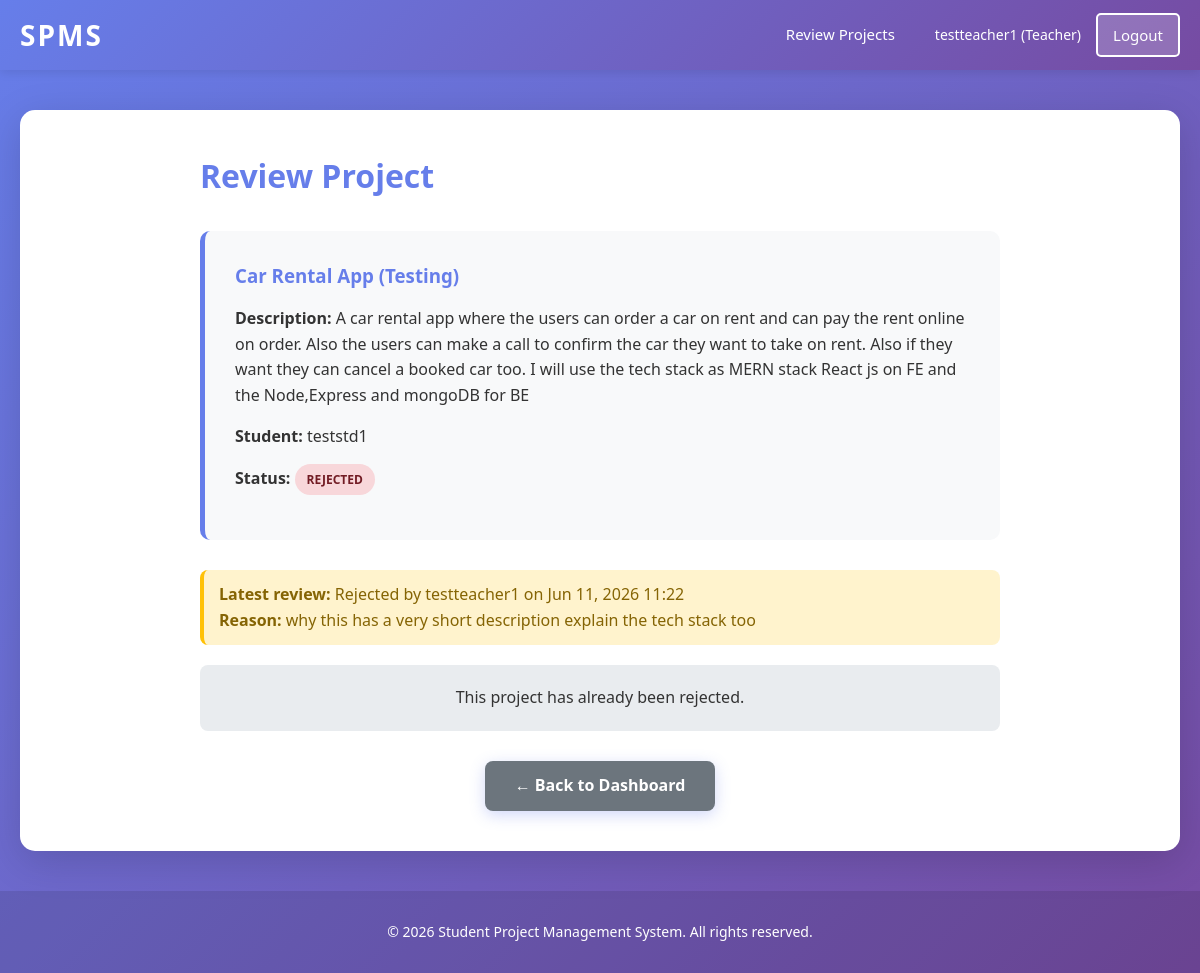
The page /review/1/ (signed in) on the database its author committed.
### projects/models.py (models this page shows, shortened)
class Project(models.Model):
    STATUS = (
        ('pending', 'Pending'),
        ('approved', 'Approved'),
        ('rejected', 'Rejected'),
    )
    title = models.CharField(max_length=200)
    description = models.TextField()
    status = models.CharField(max_length=20, choices=STATUS, default='pending')
    student = models.ForeignKey(User, on_delete=models.CASCADE)

class ProjectReview(models.Model):
    REVIEW_STATUS = (
        ('approved', 'Approved'),
        ('rejected', 'Rejected'),
    )
    project = models.ForeignKey(Project, on_delete=models.CASCADE, related_name='reviews')
    reviewed_by = models.ForeignKey(User, on_delete=models.SET_NULL, null=True, blank=True, related_name='project_reviews')
    status = models.CharField(max_length=20, choices=REVIEW_STATUS)
    reason = models.TextField(blank=True)
    reviewed_at = models.DateTimeField(auto_now_add=True)
    class Meta:
        ordering = ['-reviewed_at']

### projects/views.py (the view, shortened to what this page needs)
# urls.py: path('review/<int:project_id>/', review_project, name='review_project'),
@login_required
def review_project(request, project_id):
    user_role = get_user_role(request.user)
    if user_role != 'teacher':
        messages.error(request, 'Access denied. Teachers only.')
        return redirect('dashboard')
    project = get_object_or_404(Project, id=project_id)
    latest_review = project.reviews.order_by('-reviewed_at').first()
    return render(request, 'project_review.html', {'project': project, 'user_role': user_role, 'latest_review': latest_review})

### projects/views.py (called while the page is built)
def get_user_role(user):
    try:
        profile = Profile.objects.get(user=user)
        return profile.role
    except Profile.DoesNotExist:
        return 'student'

### templates/project_review.html (shortened to what this page needs)
{% extends 'base.html' %}
{% block content %}
<div style="max-width: 800px; margin: 0 auto;">
  <h2>Review Project</h2>
  <div class="project-review-card" style="background: #f8f9fa; padding: 30px; border-radius: 10px; margin-bottom: 30px;">
    <h3 style="color: #667eea; margin-bottom: 15px;">{{ project.title }}</h3>
    <p style="margin-bottom: 15px; line-height: 1.6;"><strong>Description:</strong> {{ project.description }}</p>
    <p style="margin-bottom: 15px;"><strong>Student:</strong> {{ project.student.username }}</p>
    <p style="margin-bottom: 15px;"><strong>Status:</strong> <span class="project-status status-{{ project.status }}">{{ project.get_status_display }}</span></p>
  </div>
  {% if latest_review %}
    <div style="background: #fff3cd; border-left: 4px solid #ffc107; padding: 12px 15px; border-radius: 8px; margin-bottom: 20px; color: #856404;">
      <strong>Latest review:</strong> {{ latest_review.status|capfirst }} by {{ latest_review.reviewed_by.username }} on {{ latest_review.reviewed_at|date:'M d, Y H:i' }}<br>
      {% if latest_review.reason %}<strong>Reason:</strong> {{ latest_review.reason }}{% endif %}
    </div>
  {% endif %}
  {% if project.status == 'pending' %}
    <div class="action-buttons" style="display:flex; gap:15px; flex-wrap:wrap; align-items:flex-start;">
      <form method="post" style="display: inline;">
        {% csrf_token %}
        <input type="hidden" name="action" value="approve">
        <button type="submit" style="background: linear-gradient(135deg, #28a745 0%, #20c997 100%); border: none; color: white; padding: 12px 30px; border-radius: 8px; font-size: 16px; font-weight: 600; cursor: pointer; transition: all 0.3s ease;">
          ✓ Approve Project
        </button>
      </form>
      <form method="post" style="display: inline;">
        {% csrf_token %}
        <input type="hidden" name="action" value="reject">
        <div style="display:flex; flex-direction:column; gap:10px; min-width:320px;">
          <label for="rejection_reason" style="font-weight:600; color:#333;">Reason for rejection</label>
          <textarea id="rejection_reason" name="rejection_reason" rows="4" placeholder="Enter why this project is rejected" style="width:100%; padding:12px; border:2px solid #e0e0e0; border-radius:8px;"></textarea>
          <button type="submit" style="background: linear-gradient(135deg, #dc3545 0%, #fd7e14 100%); border: none; color: white; padding: 12px 30px; border-radius: 8px; font-size: 16px; font-weight: 600; cursor: pointer; transition: all 0.3s ease;">
            ✗ Reject Project
          </button>
        </div>
      </form>
    </div>
  {% else %}
    <div style="text-align: center; padding: 20px; background: #e9ecef; border-radius: 8px;">
      <p style="margin: 0; font-size: 16px;">This project has already been {{ project.get_status_display|lower }}.</p>
    </div>
  {% endif %}
  <div style="text-align: center; margin-top: 30px;">
    <a href="/" class="btn" style="background: #6c757d;">← Back to Dashboard</a>
  </div>
</div>
{% endblock %}

### templates/base.html (shortened to what this page needs)
<!DOCTYPE html>
<html lang="en">
<head>
    <link rel="stylesheet" href="/static/css/style.css" />
</head>
<body>
    <nav class="navbar">
        <div class="navbar-container">
            <div class="navbar-brand">
                <a href="/" class="brand-text">SPMS</a>
            </div>
            <ul class="nav-menu" id="nav-menu">
                {% if user.is_authenticated %}
                    {% if user_role == 'teacher' %}
                        <li><a href="/" class="nav-link">Review Projects</a></li>
                        <li class="nav-item-user">
                            <span class="user-info">{{ user.username }} (Teacher)</span>
                            <a href="/accounts/logout/" class="nav-link logout-btn">Logout</a>
                        </li>
                    {% endif %}
                {% else %}
                    <li><a href="/accounts/login/" class="nav-link">Login</a></li>
                    <li><a href="/accounts/register/" class="nav-link register-btn">Register</a></li>
                {% endif %}
            </ul>
        </div>
    </nav>
    <div class="sidebar-overlay" id="sidebar-overlay"></div>
    <main class="main-content">
        <div class="container">
            {% block content %}{% endblock %}
        </div>
    </main>
    <footer class="footer">
        <div class="footer-content">
            <p>&copy; 2026 Student Project Management System. All rights reserved.</p>
        </div>
    </footer>
</body>
</html>

### static/css/style.css (style rules this page uses)
* { margin: 0; padding: 0; box-sizing: border-box; }
body { font-family: 'Segoe UI', Tahoma, Geneva, Verdana, sans-serif; background: linear-gradient(135deg, #667eea 0%, #764ba2 100%); color: #333; line-height: 1.6; min-height: 100vh; display: flex; flex-direction: column; }
.navbar { background: linear-gradient(135deg, #667eea 0%, #764ba2 100%); box-shadow: 0 2px 10px rgba(0, 0, 0, 0.1); position: sticky; top: 0; z-index: 1000; }
.navbar-container { max-width: 1200px; margin: 0 auto; padding: 0 20px; display: flex; justify-content: space-between; align-items: center; height: 70px; }
.navbar-brand { flex-shrink: 0; }
.brand-text { font-size: 28px; font-weight: bold; color: white; text-decoration: none; letter-spacing: 2px; transition: transform 0.3s ease; }
.nav-menu { display: flex; list-style: none; gap: 0; align-items: center; }
.nav-link { color: white; text-decoration: none; padding: 25px 20px; transition: all 0.3s ease; font-size: 15px; font-weight: 500; border-bottom: 3px solid transparent; }
.nav-item-user { display: flex; align-items: center; gap: 15px; margin-left: 20px; }
.user-info { color: white; font-weight: 500; font-size: 14px; }
.logout-btn { background-color: rgba(255, 255, 255, 0.2); border-radius: 5px; padding: 8px 15px !important; border: 2px solid white; }
.sidebar-overlay { position: fixed; top: 0; left: 0; width: 100%; height: 100%; background-color: rgba(0, 0, 0, 0); z-index: 998; transition: background-color 0.3s ease; pointer-events: none; }
.main-content { flex: 1; padding: 40px 20px; }
.container { max-width: 1200px; margin: 0 auto; background: white; padding: 40px; border-radius: 15px; box-shadow: 0 10px 40px rgba(0, 0, 0, 0.15); }
h1, h2 { color: #667eea; margin-bottom: 30px; font-size: 32px; font-weight: 700; }
a.btn { display: inline-block; background: linear-gradient(135deg, #667eea 0%, #764ba2 100%); color: white; padding: 12px 30px; border-radius: 8px; text-decoration: none; font-weight: 600; transition: all 0.3s ease; box-shadow: 0 4px 15px rgba(102, 126, 234, 0.3); }
.project-status { display: inline-block; padding: 6px 12px; border-radius: 20px; font-size: 12px; font-weight: 600; text-transform: uppercase; }
.status-rejected { background-color: #f8d7da; color: #721c24; }
.project-review-card { background: #f8f9fa; padding: 30px; border-radius: 10px; margin-bottom: 30px; border-left: 5px solid #667eea; }
.footer { background: rgba(0, 0, 0, 0.1); color: white; text-align: center; padding: 30px 20px; margin-top: auto; }
.footer-content p { margin: 0; font-size: 14px; }

### rows shown on the page
Project: title "Car Rental App (Testing)", description "A car rental app where the users can order a car on rent and can pay the rent online on order. Also the users can make a call to confirm the car they want to take on rent. Also if they want they can cancel a booked car too. I will use the tech stack as MERN stack React js on FE and the Node,Express and mongoDB for BE", student.username "teststd1", status "REJECTED", status "rejected"
ProjectReview: status "Rejected", reviewed_by.username "testteacher1", reviewed_at "Jun 11, 2026 11:22", reason "why this has a very short description explain the tech stack too"

### other values the page prints
{{ user.username }} "testteacher1"
